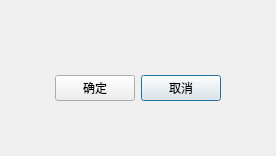
<?xml version="1.0" encoding="UTF-8"?>
<ui version="4.0">
 <class>AppCfgDialogClass</class>
 <widget class="QDialog" name="AppCfgDialogClass">
  <property name="geometry">
   <rect>
    <x>0</x>
    <y>0</y>
    <width>276</width>
    <height>156</height>
   </rect>
  </property>
  <property name="windowTitle">
   <string>AppCfgDialog</string>
  </property>
  <layout class="QGridLayout" name="gridLayout">
   <item row="1" column="0">
    <spacer name="horizontalSpacer">
     <property name="orientation">
      <enum>Qt::Horizontal</enum>
     </property>
     <property name="sizeHint" stdset="0">
      <size>
       <width>40</width>
       <height>20</height>
      </size>
     </property>
    </spacer>
   </item>
   <item row="3" column="1">
    <spacer name="verticalSpacer_2">
     <property name="orientation">
      <enum>Qt::Vertical</enum>
     </property>
     <property name="sizeHint" stdset="0">
      <size>
       <width>20</width>
       <height>40</height>
      </size>
     </property>
    </spacer>
   </item>
   <item row="2" column="2">
    <widget class="ElaPushButton" name="pushButton_cancel">
     <property name="text">
      <string>取消</string>
     </property>
    </widget>
   </item>
   <item row="0" column="1">
    <spacer name="verticalSpacer">
     <property name="orientation">
      <enum>Qt::Vertical</enum>
     </property>
     <property name="sizeHint" stdset="0">
      <size>
       <width>20</width>
       <height>40</height>
      </size>
     </property>
    </spacer>
   </item>
   <item row="2" column="1">
    <widget class="ElaPushButton" name="pushButton_confirm">
     <property name="text">
      <string>确定</string>
     </property>
    </widget>
   </item>
   <item row="1" column="3">
    <spacer name="horizontalSpacer_2">
     <property name="orientation">
      <enum>Qt::Horizontal</enum>
     </property>
     <property name="sizeHint" stdset="0">
      <size>
       <width>40</width>
       <height>20</height>
      </size>
     </property>
    </spacer>
   </item>
  </layout>
 </widget>
 <layoutdefault spacing="6" margin="11"/>
 <customwidgets>
  <customwidget>
   <class>ElaPushButton</class>
   <extends>QPushButton</extends>
   <header>ElaPushButton.h</header>
  </customwidget>
 </customwidgets>
 <resources/>
 <connections/>
</ui>
